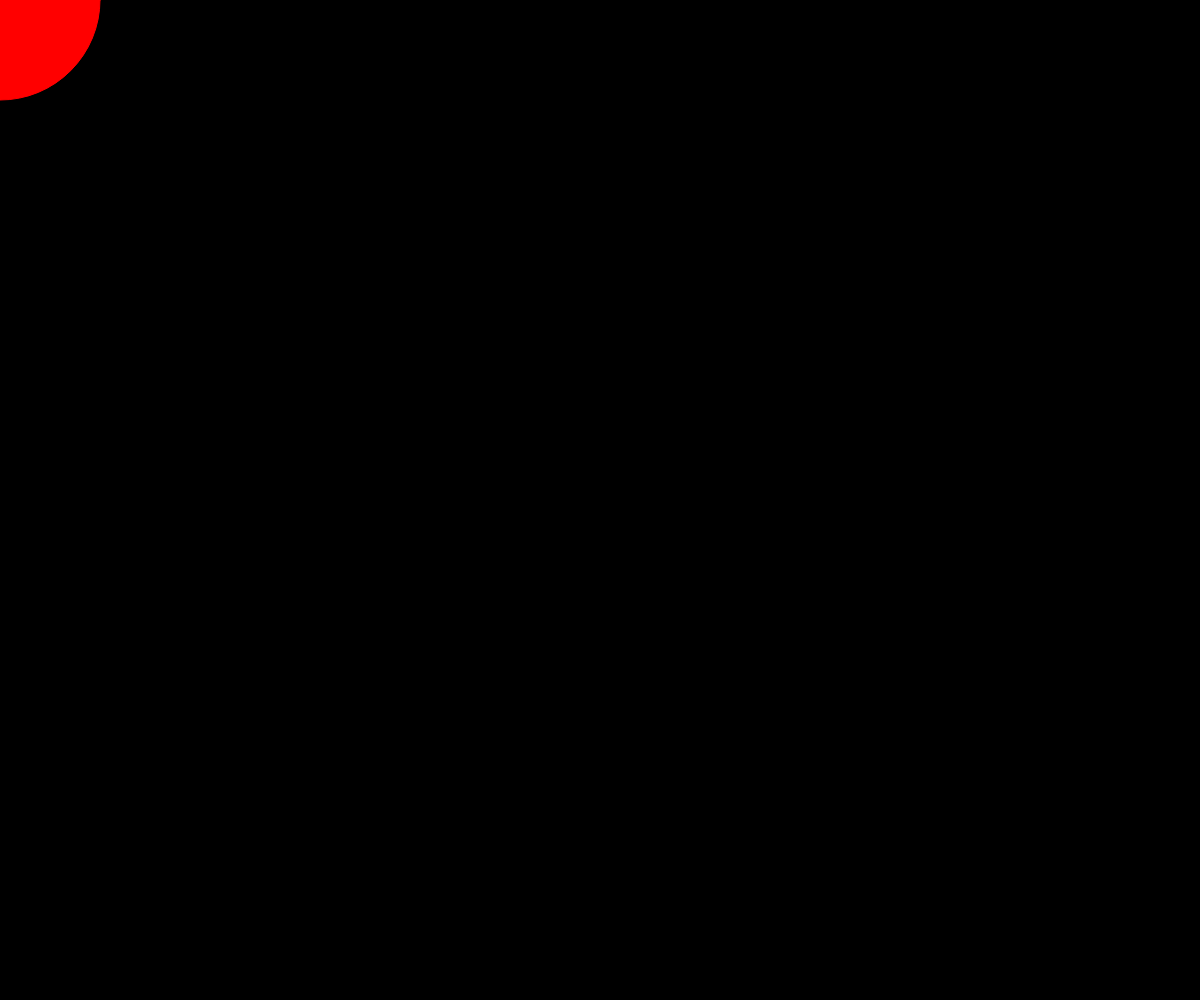
Frame 1 (no input)
Frame 60 (no input): identical to frame 1, image omitted
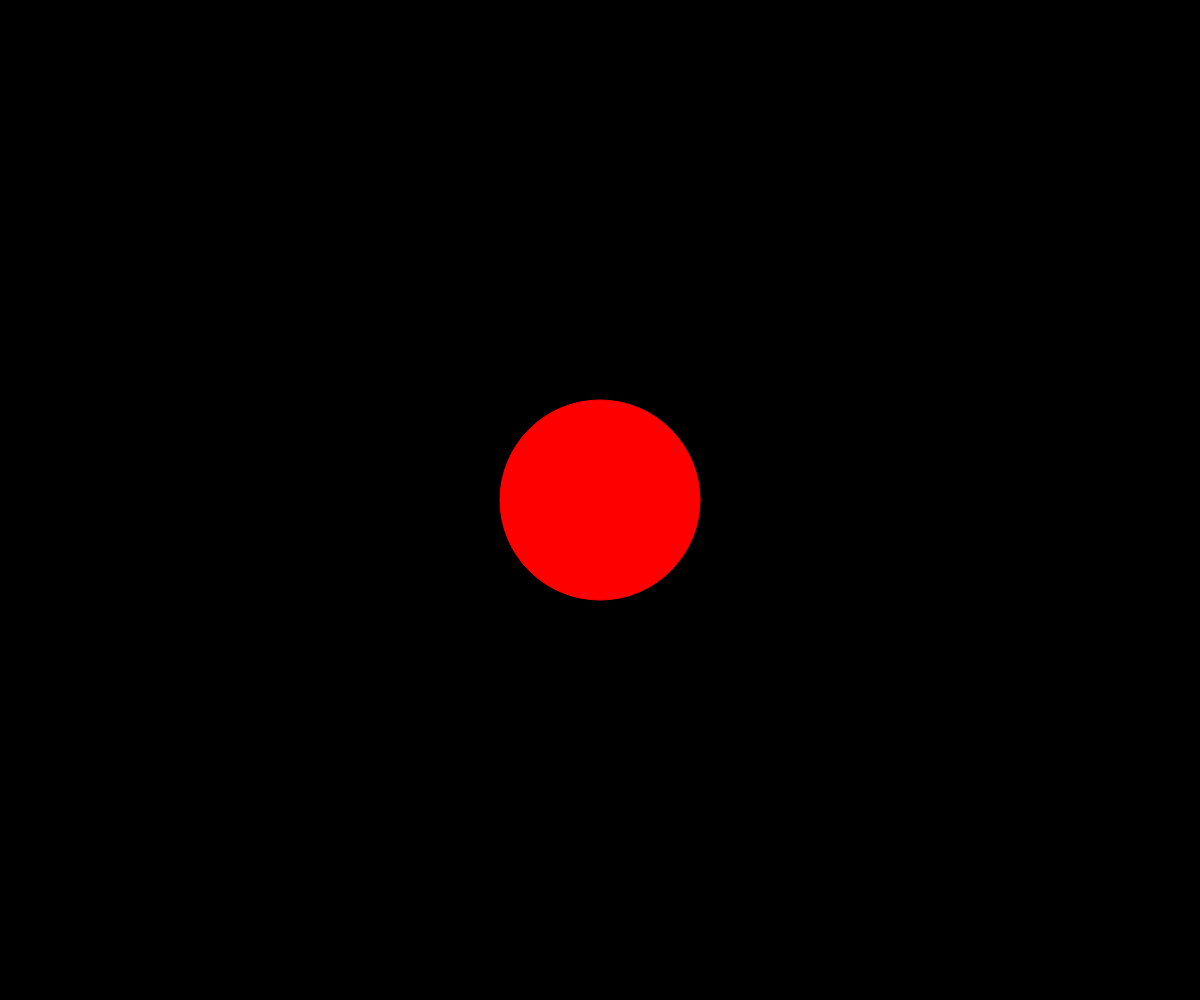
Frame 120 (the mouse pressed at the canvas centre since frame 60)

The p5.js sketch that drew these frames (run headless with seeded random() and noise() and a simulated clock; from frame 60 on, the mouse is pressed at the canvas centre):

// p5.js sketch
// ── sketch.js
function setup() {
  createCanvas(windowWidth,windowHeight); //make a fullscreen canvas, thanks to: http://codepen.io/grayfuse/pen/wKqLGL
}

function draw() {
	background(0); //black background
	stroke('red'); //draw circles outlines in red
	fill('red'); //draw circles filled in red
	var circleRadius = 200;
	ellipse(mouseX, mouseY, circleRadius, circleRadius); //just to prove i'm drawing and updating!
	print("The number of touches is " + touches.length);
	for (var i = 0; i < touches.length-1; i++) { //for each of the elements in the touches array
		var xPosition = touches[i].x;
		var yPosition = touches[i].y;
		ellipse(xPosition, yPosition, circleRadius, circleRadius);
	}
}
